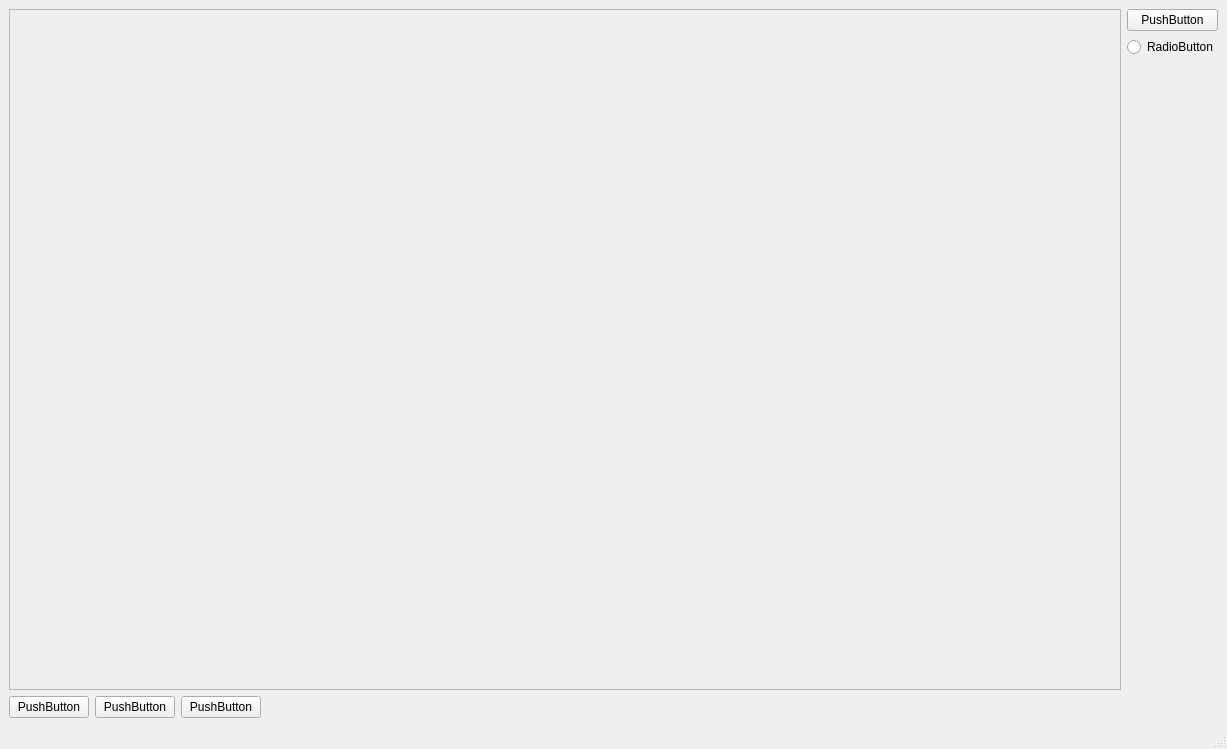
<?xml version="1.0" encoding="UTF-8"?>
<ui version="4.0">
 <class>MainWindow</class>
 <widget class="QMainWindow" name="MainWindow">
  <property name="geometry">
   <rect>
    <x>0</x>
    <y>0</y>
    <width>1227</width>
    <height>749</height>
   </rect>
  </property>
  <property name="windowTitle">
   <string>MainWindow</string>
  </property>
  <widget class="QWidget" name="centralwidget">
   <layout class="QHBoxLayout" name="horizontalLayout_4">
    <item>
     <layout class="QGridLayout" name="gridLayout">
      <item row="0" column="1">
       <layout class="QVBoxLayout" name="verticalLayout_2">
        <item>
         <widget class="QPushButton" name="pushButton_4">
          <property name="text">
           <string>PushButton</string>
          </property>
         </widget>
        </item>
        <item>
         <widget class="QRadioButton" name="radioButton">
          <property name="text">
           <string>RadioButton</string>
          </property>
         </widget>
        </item>
        <item>
         <spacer name="verticalSpacer">
          <property name="orientation">
           <enum>Qt::Vertical</enum>
          </property>
          <property name="sizeHint" stdset="0">
           <size>
            <width>20</width>
            <height>40</height>
           </size>
          </property>
         </spacer>
        </item>
       </layout>
      </item>
      <item row="1" column="0" colspan="2">
       <layout class="QHBoxLayout" name="horizontalLayout">
        <item>
         <widget class="QPushButton" name="pushButton_2">
          <property name="text">
           <string>PushButton</string>
          </property>
         </widget>
        </item>
        <item>
         <widget class="QPushButton" name="pushButton_3">
          <property name="text">
           <string>PushButton</string>
          </property>
         </widget>
        </item>
        <item>
         <widget class="QPushButton" name="pushButton">
          <property name="text">
           <string>PushButton</string>
          </property>
         </widget>
        </item>
        <item>
         <spacer name="horizontalSpacer">
          <property name="orientation">
           <enum>Qt::Horizontal</enum>
          </property>
          <property name="sizeHint" stdset="0">
           <size>
            <width>40</width>
            <height>20</height>
           </size>
          </property>
         </spacer>
        </item>
       </layout>
      </item>
      <item row="0" column="0">
       <layout class="QVBoxLayout" name="verticalLayout">
        <item>
         <widget class="QFrame" name="frame">
          <property name="sizePolicy">
           <sizepolicy hsizetype="Expanding" vsizetype="Expanding">
            <horstretch>0</horstretch>
            <verstretch>0</verstretch>
           </sizepolicy>
          </property>
          <property name="frameShape">
           <enum>QFrame::StyledPanel</enum>
          </property>
          <property name="frameShadow">
           <enum>QFrame::Raised</enum>
          </property>
          <property name="lineWidth">
           <number>2</number>
          </property>
         </widget>
        </item>
       </layout>
      </item>
     </layout>
    </item>
   </layout>
  </widget>
  <widget class="QMenuBar" name="menubar">
   <property name="geometry">
    <rect>
     <x>0</x>
     <y>0</y>
     <width>1227</width>
     <height>21</height>
    </rect>
   </property>
  </widget>
  <widget class="QStatusBar" name="statusbar"/>
 </widget>
 <resources/>
 <connections/>
</ui>
